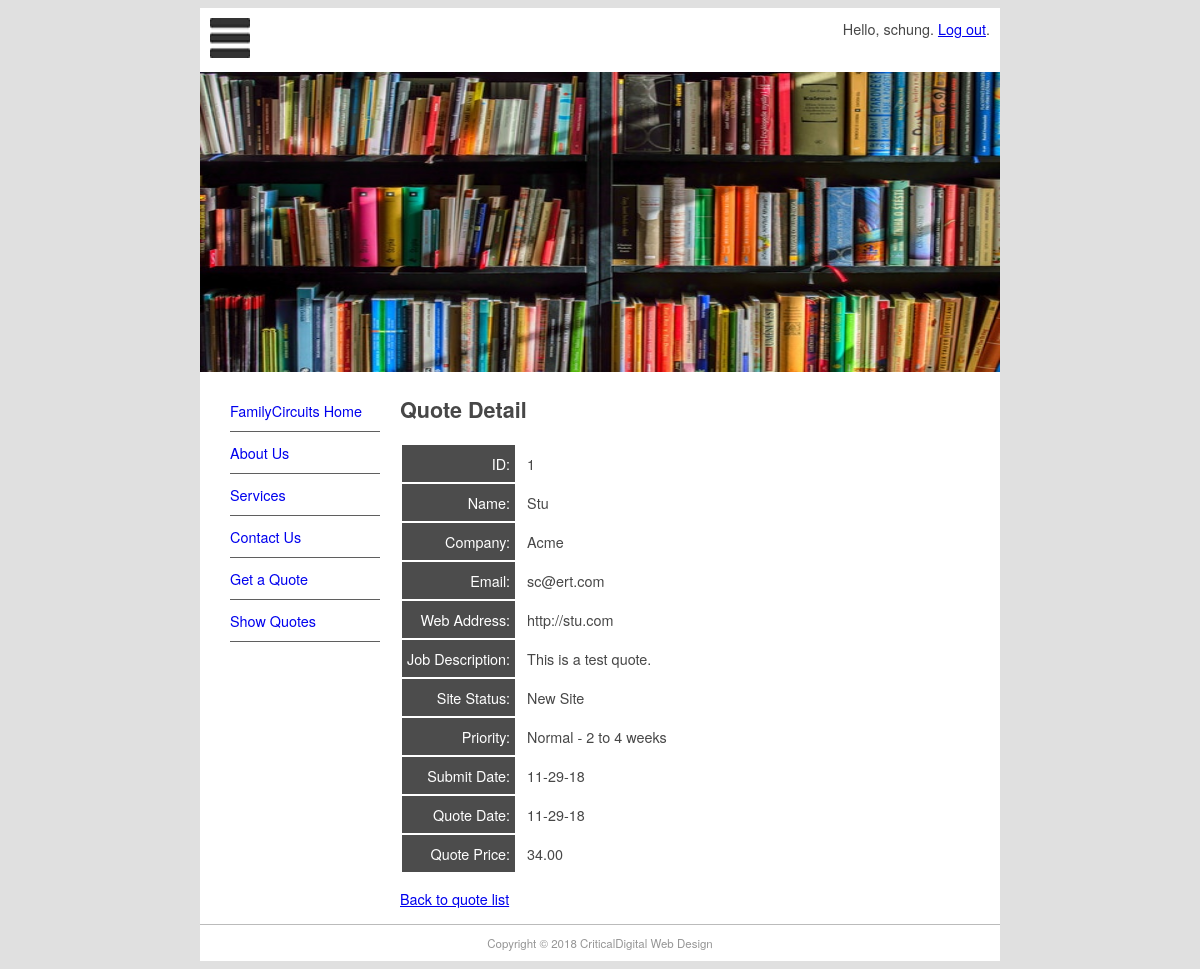
The app's page /quote/show/1 (signed in) with its own data.
### pages/models.py (models this page shows, shortened)
class Page(models.Model):
    page_name = models.CharField(max_length=100)
    permalink = models.CharField(max_length=12,unique=True)
    update_date = models.DateTimeField('Last Updated')
    body_text = models.TextField('Page Content',blank=True)
    class Meta:
        verbose_name = 'Page'
        verbose_name_plural = 'Pages'

### quotes/models.py (models this page shows, shortened)
class Quote(models.Model):
    name = models.CharField(max_length=100)
    position = models.CharField(blank=True, max_length=60)
    company = models.CharField(blank=True, max_length=60)
    address = models.CharField(blank=True, max_length=200)
    phone = models.CharField(blank=True, max_length=30)
    email = models.EmailField()
    web = models.URLField(blank=True)
    description = models.TextField(blank=True)
    sitestatus = models.CharField(max_length=20, choices=STATUS_CHOICES)
    priority = models.CharField(max_length=40, choices = PRIORITY_CHOICES)
    jobfile = models.FileField(upload_to='uploads/', blank=True)
    submitted = models.DateField(auto_now_add=True)
    quotedate = models.DateField(blank=True, null=True)
    quoteprice = models.DecimalField(max_digits=7, decimal_places=2, blank=True, default=0)
    username = models.ForeignKey(User, blank=True, null=True, on_delete=models.CASCADE)

### quotes/views.py (the view)
# urls.py: path('show/<int:pk>', QuoteDetail.as_view(), name='quote-detail'),
class QuoteDetail(DetailView):
    login_url = reverse_lazy('login')
    context_object_name = 'quote'
    def get_queryset(self):
        return Quote.objects.filter(username=self.request.user)
    def get_context_data(self, **kwargs):
        context = super(QuoteDetail, self).get_context_data(**kwargs)
        context['page_list'] = Page.objects.all()
        return context

### quotes/templates/quotes/quote_detail.html (shortened to what this page needs)
{% extends "quotes/quote.html" %}
{% block content %}
<h1>Quote Detail</h1>
<table class="quote">
  <tr><td>ID:</td><td>{{ quote.id }}</td></tr>
  <tr><td>Name:</td><td>{{ quote.name }}</td></tr>
  <tr><td>Company:</td><td>{{ quote.company }}</td></tr>
  <tr><td>Email:</td><td>{{ quote.email }}</td></tr>
  <tr><td>Web Address:</td><td>{{ quote.web }}</td></tr>
  <tr><td>Job Description:</td><td>{{ quote.description }}</td></tr>
  <tr><td>Site Status:</td><td>{{ quote.get_sitestatus_display }}</td></tr>
  <tr><td>Priority:</td><td>{{ quote.get_priority_display }}</td></tr>
  <tr><td>Submit Date:</td><td>{{ quote.submitted|date:"m-d-y" }}</td></tr>
  <tr><td>Quote Date:</td><td>{{ quote.quotedate|date:"m-d-y"|default:"pending" }}</td></tr>
  <tr><td>Quote Price:</td><td>{{ quote.quoteprice|default:"--" }}</td></tr>
</table>
<p><a href="../show">Back to quote list</a></p>
{% endblock content %}

### quotes/templates/quotes/quote.html (shortened to what this page needs)
{% extends "base.html" %}
{% block sidenav %}
    {% for page in page_list %}
        <li><a href="{{ page.permalink }}">{{ page.page_name }}</a></li>
    {% endfor %}
{% endblock sidenav %}

### mfdw_site/templates/base.html (shortened to what this page needs)
{% load static %}
<!doctype html>
<html>
<head>
  <link href="{% static 'main.css' %}" rel="stylesheet" type="text/css">
</head>
<body>
  <div id="wrapper">
    <header id="header">
      <div id="logo"><img src="{% static 'logo.jpg' %}" height='40' width='40'/>
        <span style="float: right;">
          {% if user.is_authenticated %}
          Hello, {{ user.username }}. <a href="{% url 'logout' %}?next=/">Log out</a>.
          {% else %}
          Not logged in. <a href="{% url 'login' %}?next=/">Log in</a>.
          {% endif %}
        </span>
      </div>
      <div id="topbanner"><img src="{% static 'top_banner.png' %}" width="800" height="300" alt=""/></div>
    </header>
    <aside id="leftsidebar">
      <nav id="nav">
        <ul>
          {% block sidenav %}{% endblock sidenav %}
          <li> <a href="/contact">Contact Us</a></li>
          <li> <a href="/quote/">Get a Quote</a></li>
          <li><a href="/quote/show">Show Quotes</a></li>
        </ul>
      </nav>
    </aside>
    <section id="main">
      {% block content %}{% endblock content %}
    </section>
    <footer id="footer">Copyright &copy; 2018 CriticalDigital Web Design</footer>
  </div>
</body>
</html>

### mfdw_site/static/main.css (style rules this page uses)
#header { border-style: none; width: 800px; height: auto; }
#wrapper { margin-top: 0px; margin-left: auto; margin-right: auto; background-color: #FFFFFF; width: 800px; }
body { background-color: #E0E0E0; font-family: Gotham, "Helvetica Neue", Helvetica, Arial, sans-serif; font-size: 0.9em; text-align: justify; color: #474747; }
#footer { text-align: center; font-size: 0.8em; margin-top: 5px; padding-top: 10px; padding-bottom: 10px; background-color: #FFFFFF; border-top: thin solid #BBBBBB; clear: both; color: #969696; }
#nav li { padding-top: 10px; padding-bottom: 10px; font-size: 1em; list-style-type: none; border-bottom: thin solid #5F5F5F; color: #4C4C4C; left: 0px; list-style-position: inside; margin-left: -10px; }
#nav li a { text-decoration: none; }
#leftsidebar { width: 180px; height: 350px; float: left; }
#main { width: 560px; float: left; margin-left: 20px; margin-right: 10px; padding-right: 10px; }
#logo { padding: 10px; }
.quote td:first-child { background-color: #4c4c4c; color: white; text-align: right; padding: 8px 5px; border: none; }
.quote td { padding: 5px 10px; }

### records on screen
Page: page_name "FamilyCircuits Home"
Page: page_name "About Us"
Page: page_name "Services"
Quote: id "1", name "Stu", company "Acme", email "sc@ert.com", web "http://stu.com", description "This is a test quote.", sitestatus "New Site", priority "Normal - 2 to 4 weeks", submitted "11-29-18", quotedate "11-29-18", quoteprice "34.00"

### other values on screen
{{ user.username }} "schung"
